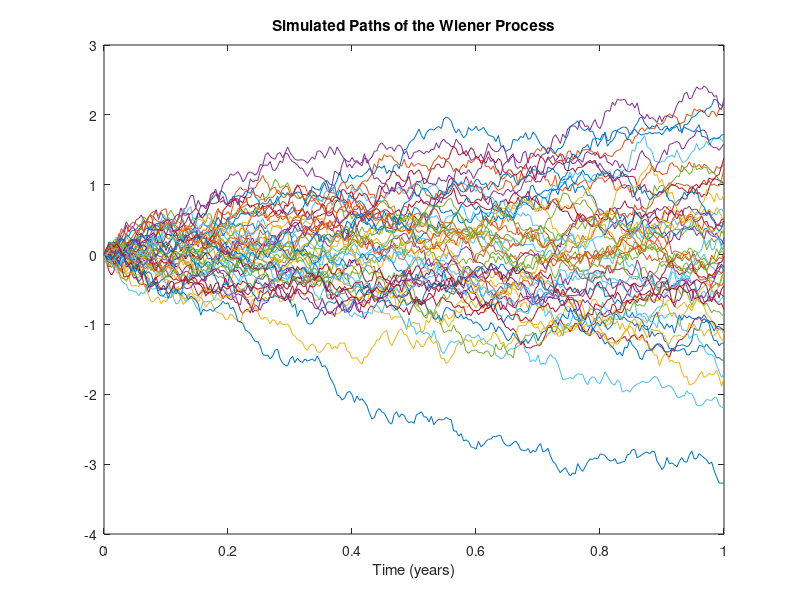

Source code (MATLAB):
%%%%%%%%%%%%%%%%%%%%%%%%%%%%%%%%%%%%%%%%%%
%%%%SIMULATING THE BROWNIAN MOTION%%%%%%%%
%%%%%%%%%%%%%%%%%%%%%%%%%%%%%%%%%%%%%%%%%%
nsimul=50; %Assigning the number of simulated paths
expiry=1; %time to maturity (expiry)
nsteps=250; %number of steps
dt=expiry/nsteps;%time step (dt)
timestep=[0:dt:expiry]';%observation times (timestep)
%Simulate increments of the BM setting:
dw=randn(nsteps,nsimul) * dt^0.5;
%Simulate Brownian motion process:
%use cumulative sum of the increments
cdW=[zeros(1,nsimul); cumsum(dw)];
%Plot simulated paths:
h=figure('Color', [ 1 1 1]); plot(timestep, cdW)
title('Simulated Paths of the Wiener Process');
xlabel('Time (years)')
%Save the figure in a png format
print(h,'??dpng','FigBMPaths')